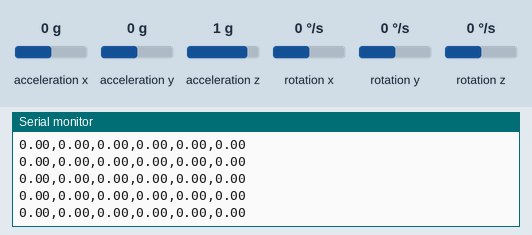
Recording of a sketch running on a simulated Arduino Uno, built for the host (arithmetic inside an expression is 32-bit, double 64-bit). On the bench: the last lines printed to the serial monitor. Wiring (inferred from the names in the program): MPU-6050 motion sensor at I2C address 0x68; MPU-6050 motion sensor at I2C address 0x69. The test bench sets the inputs (shaded band); at power-on: acceleration y 0 g, acceleration x 0 g, acceleration z 1 g, rotation x 0 °/s, rotation y 0 °/s, rotation z 0 °/s.

Above: at 1.4 s.
1.5 s: acceleration y set to 1.4 g
At 2.0 s:
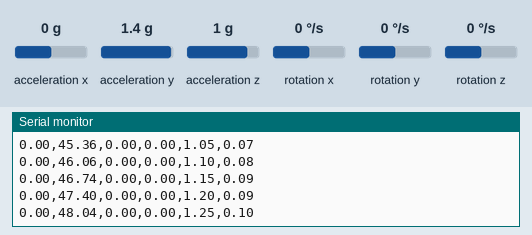
4.5 s: acceleration x set to -1.4 g
At 5.5 s:
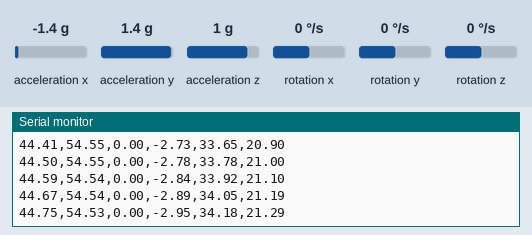
6.0 s: acceleration z set to -1.4 g
At 6.5 s:
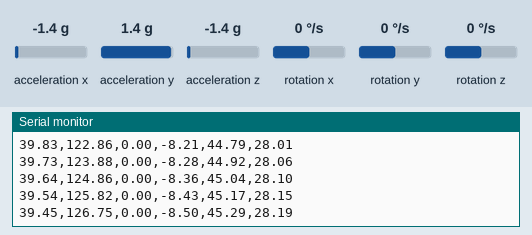
7.5 s: rotation x set to -192 °/s
At 8.3 s:
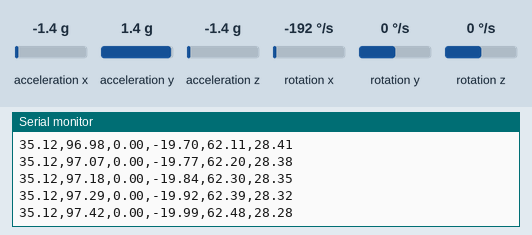
9.0 s: rotation y set to -192 °/s
At 10.0 s:
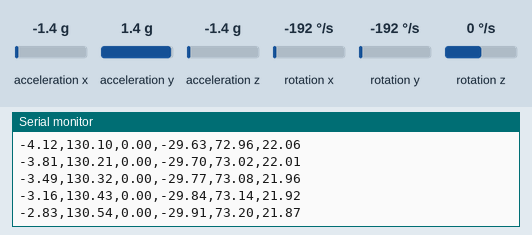
Timing chart, 0 to 11.5 s (numbered marks = the images above; inputs shaded):
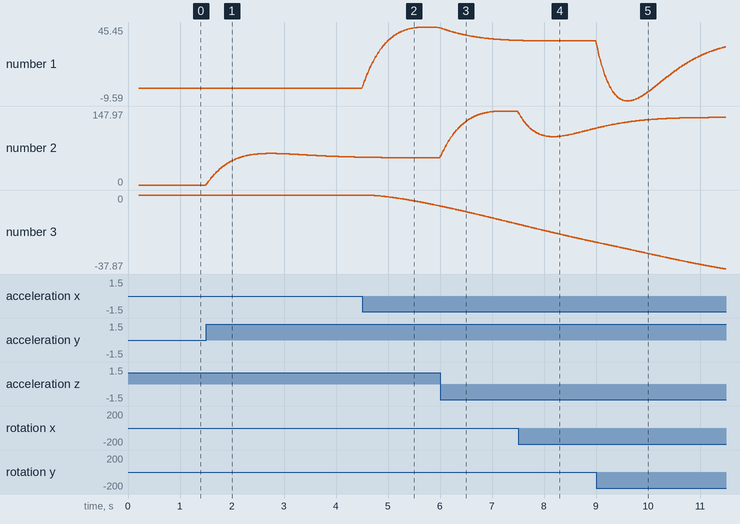

Measured:
- after the input at 1.5 s, the serial monitor: prints a new line at once (image 1)
- plotted number 2: 0 → 55.61 after the input at 1.5 s

The sketch:

Kalman_MPU6050.ino
```cpp
#include "MPU6050_Sensor.h"

#define I2C_SDA 6
#define I2C_SCL 7
#define ENABLE_CALIBRATION false

MPU_Sensor mpu1;
MPU_Sensor mpu2;

void setup() {
  Serial.begin(115200);
  while (!Serial) delay(10);

  Serial.println("Init MPU 1 (Addr: 0x68)...");
  MPU_Init(mpu1, Wire, 0x68, I2C_SDA, I2C_SCL, ENABLE_CALIBRATION);

  Serial.println("Init MPU 2 (Addr: 0x69)...");
  MPU_Init(mpu2, Wire, 0x69, I2C_SDA, I2C_SCL, ENABLE_CALIBRATION);

  Serial.println("System Ready!");
}

// void loop() {
//   MPU_Update(mpu1);
//   MPU_Update(mpu2);

//   // ==========================================
//   // เลือกกลุ่มข้อมูลที่ต้องการแสดงผลใน Serial Plotter
//   // (แนะนำให้เปิดทีละกลุ่ม เพื่อไม่ให้สเกลกราฟเพี้ยน)
//   // ==========================================

//   // --- ตัวเลือกที่ 1: ดูมุม Pitch แบบดิบ (หาจาก Accel ตรงๆ) เทียบกับ Pitch ที่ผ่าน Madgwick ---

//   // float raw_pitch = atan2(-mpu1.raw_ax, sqrt(pow(mpu1.raw_ay, 2) + pow(mpu1.raw_az, 2))) * 180.0 / PI;
//   // Serial.print("RawPitch:");   Serial.print(raw_pitch);   Serial.print(",");
//   // Serial.print("MadgPitch:");  Serial.print(mpu1.pitch);

//   // --- ตัวเลือกที่ 2: ดูค่าความเร่งดิบแกน X เทียบกับมุม Pitch ---
//   // (เพื่อดูว่าพอมีความเร่งแล้วมุมเพี้ยนไหม)

//   // Serial.print("RawAccelX(g):"); Serial.print(mpu1.raw_ax * 90.0); Serial.print(","); // คูณ 90 เพื่อดันสเกลให้ใกล้เคียงมุม
//   // Serial.print("MadgPitch:");    Serial.print(mpu1.pitch);

//   // --- ตัวเลือกที่ 3: ดูค่า Output ทั้ง 6 ตัวของ Madgwick ---

//   // Serial.print("Pitch:"); Serial.print(mpu1.pitch); Serial.print(",");
//   // Serial.print("Roll:");  Serial.print(mpu1.roll);  Serial.print(",");
//   // Serial.print("Yaw:");   Serial.print(mpu1.yaw);   Serial.print(",");

//   Serial.print("PosX:");  Serial.print(mpu1.posX * 100.0); Serial.print(",");
//   Serial.print("PosY:");  Serial.print(mpu1.posY * 100.0); Serial.print(",");
//   Serial.print("PosZ:");  Serial.print(mpu1.posZ * 100.0); Serial.print(",");

//   Serial.print("VelX:");  Serial.print(mpu1.velX); Serial.print(",");
//   Serial.print("VelY:");  Serial.print(mpu1.velY); Serial.print(",");
//   Serial.print("VelZ:");  Serial.print(mpu1.velZ); Serial.print(",");

// Serial.print("LinAccX:"); Serial.print(mpu1.lin_ax); Serial.print(",");
// Serial.print("LinAccY:"); Serial.print(mpu1.lin_ay); Serial.print(",");
// Serial.print("LinAccZ:"); Serial.print(mpu1.lin_az); Serial.print(",");

//   Serial.println();
//   // delay(5);
// }
void loop() {
  MPU_Update(mpu1);
  // ส่งข้อมูลให้ Python (ตัวเลขล้วน คั่นด้วยลูกน้ำ)
  Serial.print(mpu1.pitch); Serial.print(",");
  Serial.print(mpu1.roll);  Serial.print(",");
  Serial.print(mpu1.yaw);   Serial.print(",");
  Serial.print(mpu1.posX);  Serial.print(",");
  Serial.print(mpu1.posY);  Serial.print(",");
  Serial.println(mpu1.posZ);

  delay(10); // อัปเดตที่ 100Hz
}
```

MPU6050_Sensor.h
```cpp
#include <Wire.h>
#include <math.h>

// =========================================================================
// [TUNING SECTION] รวมจุดปรับจูนค่าพารามิเตอร์ทั้งหมด
// =========================================================================

// --- 1. Kalman Filter Tuning สำหรับ "มุม (Orientation)" ---
#define TUNE_Q_ANGLE 0.001f  // ค่าน้อย = เชื่อ Gyro มาก (กราฟสมูท)
#define TUNE_Q_BIAS  0.003f  // ความเร็วในการเรียนรู้ Gyro Bias
#define TUNE_R_MEASURE 0.03f // ค่ามาก = ลดอาการมุมสั่นเวลาโดนกระแทก (ลดความเชื่อใจ Accel)

// --- 2. Kalman Filter Tuning สำหรับ "ตำแหน่ง (Position & Velocity)" ---
#define TUNE_Q_POS_NOISE 0.0001f // Process noise ของตำแหน่ง
#define TUNE_Q_VEL_NOISE 0.001f  // Process noise ของความเร็ว

// Measurement Noise (R) ของความเร็ว
#define TUNE_R_ZUPT_STATIONARY 0.0001f // ตอนอยู่นิ่ง: เชื่อมั่น 99.99% ว่าความเร็วเป็น 0
#define TUNE_R_DRAG_MOVING     100.0f  // ตอนขยับ: เชื่อมั่นน้อยมาก (ทำหน้าที่เป็น Damping หนืดๆ)

// --- 3. Threshold ควบคุมสถานะ ---
#define TUNE_ACCEL_DEADZONE 0.035 // เกณฑ์ตัดสินว่า "อยู่นิ่ง" หรือ "ขยับ" (หน่วย g)
#define TUNE_CALIB_SAMPLES 500    // จำนวนรอบ Calibration ตอนเริ่มทำงาน

// =========================================================================
// โครงสร้าง Discrete Kalman Filter สำหรับ "มุม" (State: Angle, Bias)
// =========================================================================
struct KalmanAngle {
    float angle = 0.0f;
    float bias = 0.0f;
    float P[2][2] = {{0.0f, 0.0f}, {0.0f, 0.0f}};

    float getAngle(float newAngle, float newRate, float dt) {
        float rate = newRate - bias;
        angle += dt * rate;

        P[0][0] += dt * (dt*P[1][1] - P[0][1] - P[1][0] + TUNE_Q_ANGLE);
        P[0][1] -= dt * P[1][1];
        P[1][0] -= dt * P[1][1];
        P[1][1] += TUNE_Q_BIAS * dt;

        float S = P[0][0] + TUNE_R_MEASURE;
        float K[2];
        K[0] = P[0][0] / S;
        K[1] = P[1][0] / S;

        float y = newAngle - angle;
        angle += K[0] * y;
        bias += K[1] * y;

        float P00_temp = P[0][0];
        float P01_temp = P[0][1];
        P[0][0] -= K[0] * P00_temp;
        P[0][1] -= K[0] * P01_temp;
        P[1][0] -= K[1] * P00_temp;
        P[1][1] -= K[1] * P01_temp;

        return angle;
    }
};

// =========================================================================
// [ใหม่] โครงสร้าง Discrete Kalman Filter สำหรับ "ตำแหน่ง" (State: Pos, Vel)
// =========================================================================
struct KalmanPos {
    float p = 0.0f; // Position
    float v = 0.0f; // Velocity
    float P_cov[2][2] = {{0.0f, 0.0f}, {0.0f, 0.0f}};

    void predictAndUpdate(float a, float dt, bool isStationary) {
        // 1. Prediction Step (สมการการเคลื่อนที่)
        p += v * dt + 0.5f * a * dt * dt;
        v += a * dt;

        // อัปเดต Process Covariance Matrix (Q)
        P_cov[0][0] += dt * dt * P_cov[1][1] + TUNE_Q_POS_NOISE;
        P_cov[0][1] += dt * P_cov[1][1];
        P_cov[1][0] += dt * P_cov[1][1];
        P_cov[1][1] += TUNE_Q_VEL_NOISE;

        // 2. Update Step (ใช้ ZUPT เป็น Measurement: ให้สมมติว่าความเร็ววัดได้ = 0 เสมอ)
        float R = isStationary ? TUNE_R_ZUPT_STATIONARY : TUNE_R_DRAG_MOVING;

        // H = [0, 1] ทำให้ Innovation (y) คิดเฉพาะจาก Velocity
        float S = P_cov[1][1] + R;
        float K0 = P_cov[0][1] / S; // Gain สำหรับแก้ Position
        float K1 = P_cov[1][1] / S; // Gain สำหรับแก้ Velocity

        float z = 0.0f; // ค่าความเร็วที่ "วัดได้" (บังคับให้เป็น 0)
        float y = z - v; // Error ความเร็ว

        // ปรับแก้ State
        p += K0 * y;
        v += K1 * y;

        // อัปเดต Error Covariance (ลดความไม่แน่นอน)
        float P00_temp = P_cov[0][0];
        float P01_temp = P_cov[0][1];
        float P10_temp = P_cov[1][0];
        float P11_temp = P_cov[1][1];

        P_cov[0][0] = P00_temp - K0 * P10_temp;
        P_cov[0][1] = P01_temp - K0 * P11_temp;
        P_cov[1][0] = P10_temp - K1 * P10_temp;
        P_cov[1][1] = P11_temp - K1 * P11_temp;
    }
};

// =========================================================================
// โครงสร้างตัวแปรของเซ็นเซอร์
// =========================================================================
struct MPU_Sensor {
  TwoWire *wire;
  uint8_t addr;

  KalmanAngle kalmanPitch;
  KalmanAngle kalmanRoll;

  KalmanPos kalmanX;
  KalmanPos kalmanY;
  KalmanPos kalmanZ;

  float bias_AcX = 0, bias_AcY = 0, bias_AcZ = 0;
  float bias_GyX = 0, bias_GyY = 0, bias_GyZ = 0;

  float raw_ax = 0, raw_ay = 0, raw_az = 0;
  float raw_gx = 0, raw_gy = 0, raw_gz = 0;
  float lin_ax = 0, lin_ay = 0, lin_az = 0;

  float pitch = 0, roll = 0, yaw = 0;
  float posX = 0, posY = 0, posZ = 0;

  unsigned long prevTime = 0;
};

// =========================================================================
// ฟังก์ชันทำงานหลัก
// =========================================================================
void MPU_Init(MPU_Sensor &sensor, TwoWire &w, uint8_t address, int sda, int scl, bool calibrate) {
  sensor.wire = &w;
  sensor.addr = address;

  w.begin(sda, scl);
  w.beginTransmission(sensor.addr);
  w.write(0x6B); w.write(0x00);
  w.endTransmission(true);
  delay(100);

  w.beginTransmission(sensor.addr);
  w.write(0x1C); w.write(0x00);
  w.endTransmission(true);
  w.beginTransmission(sensor.addr);
  w.write(0x1B); w.write(0x00);
  w.endTransmission(true);

  if (calibrate) {
    long sumAcX = 0, sumAcY = 0, sumAcZ = 0;
    long sumGyX = 0, sumGyY = 0, sumGyZ = 0;
    for (int i = 0; i < TUNE_CALIB_SAMPLES; i++) {
      w.beginTransmission(sensor.addr);
      w.write(0x3B);
      w.endTransmission(false);
      w.requestFrom((uint16_t)sensor.addr, (uint8_t)14, true);

      sumAcX += w.read()<<8 | w.read();
      sumAcY += w.read()<<8 | w.read();
      sumAcZ += w.read()<<8 | w.read();
      w.read()<<8 | w.read();
      sumGyX += w.read()<<8 | w.read();
      sumGyY += w.read()<<8 | w.read();
      sumGyZ += w.read()<<8 | w.read();
      delay(2);
    }
    sensor.bias_AcX = (float)sumAcX / TUNE_CALIB_SAMPLES;
    sensor.bias_AcY = (float)sumAcY / TUNE_CALIB_SAMPLES;
    sensor.bias_AcZ = ((float)sumAcZ / TUNE_CALIB_SAMPLES) - 16384.0;

    sensor.bias_GyX = (float)sumGyX / TUNE_CALIB_SAMPLES;
    sensor.bias_GyY = (float)sumGyY / TUNE_CALIB_SAMPLES;
    sensor.bias_GyZ = (float)sumGyZ / TUNE_CALIB_SAMPLES;
  }

  sensor.prevTime = micros();
}

void MPU_Update(MPU_Sensor &sensor) {
  sensor.wire->beginTransmission(sensor.addr);
  sensor.wire->write(0x3B);
  sensor.wire->endTransmission(false);
  sensor.wire->requestFrom((uint16_t)sensor.addr, (uint8_t)14, true);

  if(sensor.wire->available() == 14) {
    int16_t rawAcX = sensor.wire->read()<<8 | sensor.wire->read();
    int16_t rawAcY = sensor.wire->read()<<8 | sensor.wire->read();
    int16_t rawAcZ = sensor.wire->read()<<8 | sensor.wire->read();
    sensor.wire->read()<<8 | sensor.wire->read();
    int16_t rawGyX = sensor.wire->read()<<8 | sensor.wire->read();
    int16_t rawGyY = sensor.wire->read()<<8 | sensor.wire->read();
    int16_t rawGyZ = sensor.wire->read()<<8 | sensor.wire->read();

    unsigned long currentTime = micros();
    float dt = (currentTime - sensor.prevTime) / 1000000.0;
    sensor.prevTime = currentTime;

    if (dt <= 0) return;

    sensor.raw_ax = (rawAcX - sensor.bias_AcX) / 16384.0;
    sensor.raw_ay = (rawAcY - sensor.bias_AcY) / 16384.0;
    sensor.raw_az = (rawAcZ - sensor.bias_AcZ) / 16384.0;

    sensor.raw_gx = (rawGyX - sensor.bias_GyX) / 131.0;
    sensor.raw_gy = (rawGyY - sensor.bias_GyY) / 131.0;
    sensor.raw_gz = (rawGyZ - sensor.bias_GyZ) / 131.0;

    // 1. อัปเดตมุมด้วย KalmanAngle
    float accel_pitch = atan2(-sensor.raw_ax, sqrt(sensor.raw_ay * sensor.raw_ay + sensor.raw_az * sensor.raw_az)) * 180.0 / PI;
    float accel_roll = atan2(sensor.raw_ay, sensor.raw_az) * 180.0 / PI;

    sensor.pitch = sensor.kalmanPitch.getAngle(accel_pitch, sensor.raw_gy, dt);
    sensor.roll  = sensor.kalmanRoll.getAngle(accel_roll, sensor.raw_gx, dt);
    sensor.yaw  += sensor.raw_gz * dt;

    // 2. หักลบแรงโน้มถ่วง
    float p_rad = sensor.pitch * PI / 180.0;
    float r_rad = sensor.roll * PI / 180.0;
    float grav_x = -sin(p_rad);
    float grav_y = cos(p_rad) * sin(r_rad);
    float grav_z = cos(p_rad) * cos(r_rad);

    sensor.lin_ax = (sensor.raw_ax - grav_x) * 9.81;
    sensor.lin_ay = (sensor.raw_ay - grav_y) * 9.81;
    sensor.lin_az = (sensor.raw_az - grav_z) * 9.81;

    // 3. เช็คสถานะ ZUPT (อยู่นิ่งหรือไม่)
    float acc_mag = sqrt(sensor.lin_ax*sensor.lin_ax + sensor.lin_ay*sensor.lin_ay + sensor.lin_az*sensor.lin_az);
    bool isStationary = (acc_mag < TUNE_ACCEL_DEADZONE * 9.81);

    // 4. โยนเข้า Kalman Filter ของตำแหน่งแต่ละแกน
    sensor.kalmanX.predictAndUpdate(sensor.lin_ax, dt, isStationary);
    sensor.kalmanY.predictAndUpdate(sensor.lin_ay, dt, isStationary);
    sensor.kalmanZ.predictAndUpdate(sensor.lin_az, dt, isStationary);

    // ดึงค่าผลลัพธ์มาใช้งาน
    sensor.posX = sensor.kalmanX.p;
    sensor.posY = sensor.kalmanY.p;
    sensor.posZ = sensor.kalmanZ.p;
  }
}

void MPU_ResetPosition(MPU_Sensor &sensor) {
  sensor.kalmanX.p = 0; sensor.kalmanX.v = 0;
  sensor.kalmanY.p = 0; sensor.kalmanY.v = 0;
  sensor.kalmanZ.p = 0; sensor.kalmanZ.v = 0;
  sensor.posX = 0; sensor.posY = 0; sensor.posZ = 0;
}
```
